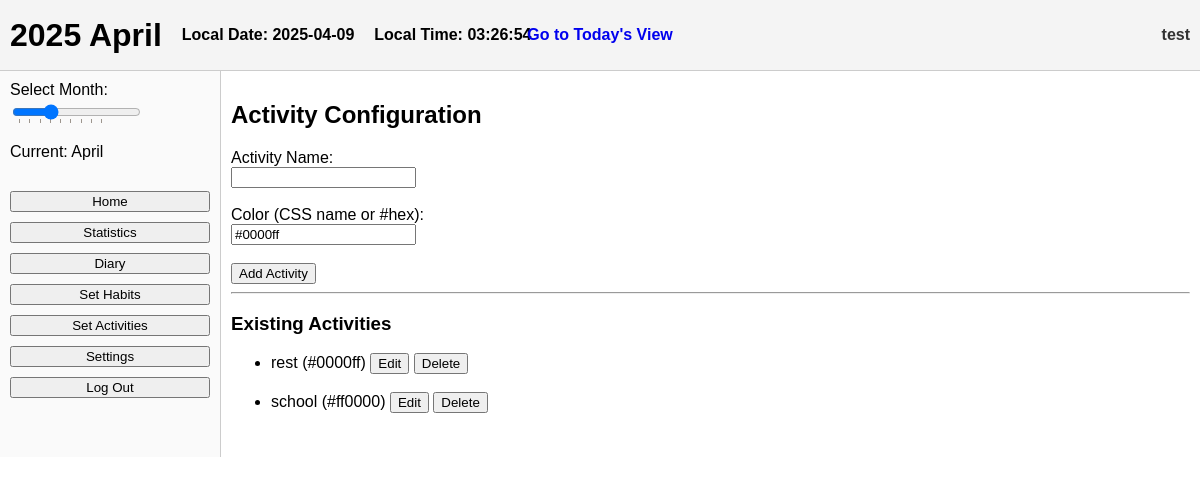
Before: /activities/2025/4/ (signed in) with the older database file.
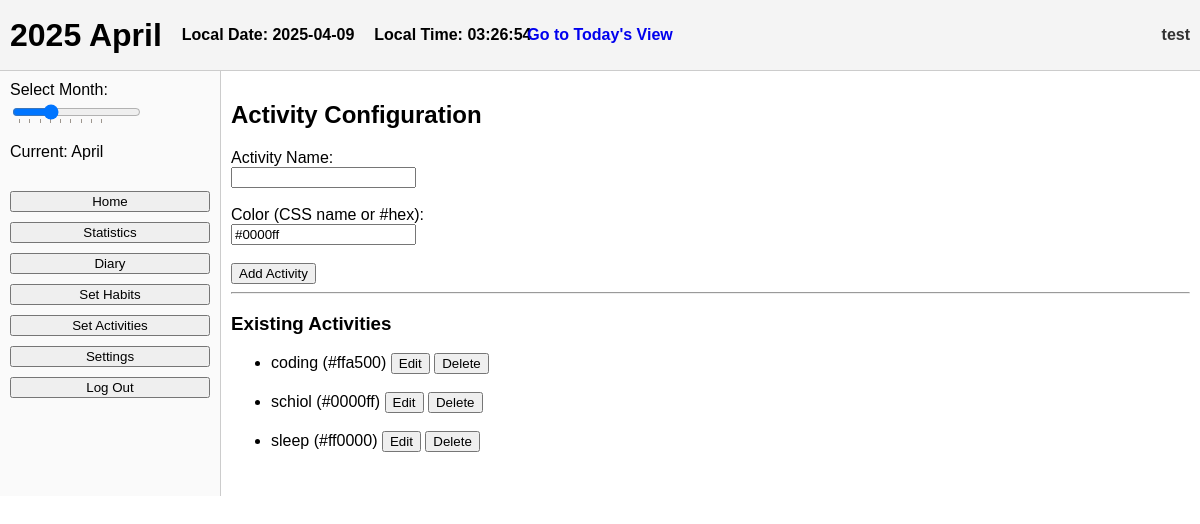
After: the same page with the newer database file.
### authapp/models.py (models this page shows, shortened)
class CustomUser(AbstractUser):
    username = models.CharField(
        _('username'),
        max_length=12,
        unique=True,
        help_text=_('Required. 3-12 characters. Letters and digits only.'),
        validators=[
            RegexValidator(
                regex=r'^[A-Za-z0-9]+$',
                message=_('Username can only contain letters and digits.')
            ),
            MinLengthValidator(3, _('Username must have at least 3 characters.')),
            MaxLengthValidator(12, _('Username cannot exceed 12 characters.')),
        ],
        error_messages={
            'unique': _("This username is already taken."),
        },
    )
    first_name = None
    last_name = None
    GENDER_CHOICES = [
        (1, 'Male'),
        (2, 'Female'),
    ]
    preferred_name = models.CharField(max_length=100, blank=True)
    b_day = models.DateField(null=True, blank=True)
    gender = models.IntegerField(choices=GENDER_CHOICES, null=True, blank=True)

### mainpage/models.py (models this page shows, shortened)
class ActivityMapping(models.Model):
    user_id = models.IntegerField()
    name = models.CharField(max_length=100)
    color = models.CharField(max_length=50, default="#000000")
    year = models.IntegerField()
    month = models.IntegerField()
    class Meta:
        unique_together = ("user_id", "name", "year", "month")  # Optional: prevent duplicates in same month

### mainpage/views.py (the view, shortened to what this page needs)
# urls.py: path('activities/<int:year>/<int:month>/', activity_config_view, name='activity_config_view'),
@login_required
def activity_config_view(request, year, month):
    edit_activity = None
    if request.method == 'GET':
        edit_id = request.GET.get('edit_id')
        if edit_id:
            edit_activity = ActivityMapping.objects.filter(
                user_id=request.user.id, id=edit_id, year=year, month=month
            ).first()
    activities = ActivityMapping.objects.filter(
        user_id=request.user.id, year=year, month=month
    ).order_by('id')
    return render(request, 'mainpage/activity_config.html', {
        'activities': activities,
        'edit_activity': edit_activity,
        'year': year,
        'month': month,
        "current_view": "activity_config_view",
    })

### mainpage/templates/mainpage/activity_config.html (shortened to what this page needs)
{% extends "mainpage/base_month.html" %}
{% load static %}
{% block content %}
<h2>Activity Configuration</h2>
<form method="POST" action="{% url 'activity_config_view' year month %}">
  {% if edit_activity %}
    <input type="hidden" name="action" value="update" />
    <input type="hidden" name="activity_id" value="{{ edit_activity.id }}" />
    <label for="name">Activity Name:</label><br/>
    <input type="text" name="name" required maxlength="15" value="{{ edit_activity.name }}"><br/><br/>
    <label for="color">Color (CSS name or #hex):</label><br/>
    <input type="text" name="color" required value="{{ edit_activity.color }}"><br/><br/>
    <button type="submit">Update Activity</button>
  {% else %}
    <label for="name">Activity Name:</label><br/>
    <input type="text" name="name" required maxlength="15"><br/><br/>
    <label for="color">Color (CSS name or #hex):</label><br/>
    <input type="text" name="color" value="#0000ff" required><br/><br/>
    <button type="submit">Add Activity</button>
  {% endif %}
</form>
<hr/>
<h3>Existing Activities</h3>
<ul>
  {% for act in activities %}
    <li>
      {{ act.name }} ({{ act.color }})
      <form method="GET" action="{% url 'activity_config_view' year month %}" style="display:inline;">
        <button type="submit">Edit</button>
      </form>
      <form method="POST" action="{% url 'activity_config_view' year month %}" style="display:inline;">
        <button type="submit">Delete</button>
      </form>
    </li><br>
  {% endfor %}
</ul>
{% endblock %}

### mainpage/templates/mainpage/base_month.html (shortened to what this page needs)
{% load static %}
<!DOCTYPE html>
<html lang="en">
<head>
  <link rel="stylesheet" href="{% static 'mainpage/css/monthly.css' %}">
</head>
<body>
  <header class="main-header">
    <div class="header-left">
      <h1 id="currentMonth" data-year="{{ year }}" data-month="{{ month }}">
      </h1>
      <p id="local-date" style="font-weight:bold;">Date: --</p>
      <p id="local-time" style="font-weight:bold;">Time: --:--:--</p>
    </div>
    <div class="center-nav">
      <a id="log-today-link" href="#">Go to Today's View</a>
    </div>
    <div class="header-right">
      <span class="username">{{ user.username }}</span>
    </div>
  </header>
  <div class="content-container">
    <nav class="navbar">
      <label for="monthSlider">Select Month:</label>
      <input
        type="range"
        id="monthSlider"
        name="monthSlider"
        min="1"
        max="12"
        step="1"
        value="{{ month }}"
        data-view="{{ current_view }}"
        list="monthTickmarks"
      />
      <p id="sliderMonthLabel">Current: --</p>
      <div class="menu-buttons">
        <button onclick="window.location.href='{% url 'main_page' %}'">Home</button>
        <button onclick="window.location.href='{% url 'month_view' year=year month=month %}'">Statistics</button>
        <button onclick="window.location.href='{% url 'diary_view' year=year month=month %}'">Diary</button>
        <button onclick="window.location.href='{% url 'set_habits' year=year month=month %}'">Set Habits</button>
        <button onclick="window.location.href='{% url 'activity_config_view' year=year month=month %}'">Set Activities</button>
        <button onclick="window.location.href='{% url 'settings' %}'">Settings</button>
        <button onclick="window.location.href='{% url 'logout' %}'">Log Out</button>
      </div>
    </nav>
    <main class="main-content">
      {% block content %}{% endblock %}
    </main>
  </div>
</body>
</html>

### mainpage/static/mainpage/css/monthly.css (style rules this page uses)
body { margin: 0; font-family: Arial, sans-serif; }
header { background-color: #f4f4f4; padding: 10px; display: flex; align-items: center; justify-content: space-between; border-bottom: 1px solid #ccc; }
.main-header { background-color: #f4f4f4; padding: 10px; display: flex; align-items: center; justify-content: space-between; border-bottom: 1px solid #ccc; position: relative; height: 50px; flex-wrap: nowrap; }
.header-left { display: flex; align-items: center; gap: 20px; }
.center-nav { position: absolute; left: 50%; transform: translateX(-50%); line-height: 50px; }
.header-right { display: flex; align-items: center; gap: 10px; }
#log-today-link { font-weight: bold; text-decoration: none; }
.username { font-weight: bold; color: #333; }
.content-container { display: flex; flex-direction: row; }
.navbar { width: 200px; border-right: 1px solid #ccc; padding: 10px; background-color: #fafafa; }
.menu-buttons { margin-top: 30px; }
.menu-buttons button { display: block; margin-bottom: 10px; width: 100%; }
.main-content { flex: 1; overflow-y: auto; padding: 10px; }

Changed rows visible on the page:
removed ActivityMapping: name "rest", color "#0000ff"
removed ActivityMapping: name "school", color "#ff0000"
added ActivityMapping: name "coding", color "#ffa500"
added ActivityMapping: name "schiol", color "#0000ff"
added ActivityMapping: name "sleep", color "#ff0000"
